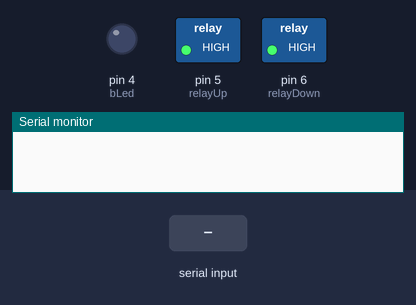
The sketch below on a simulated Arduino Uno, built with avr-gcc and run on an emulated ATmega328P. On the bench: switched loads named in the sketch (green lamp = pin HIGH), output pins drawn as LEDs (lit = HIGH), the last lines printed to the serial monitor. Inputs (shaded band) come from the test bench.

Above: at 1.2 s.
1.3 s: "m" received over the second serial link
At 2.5 s:
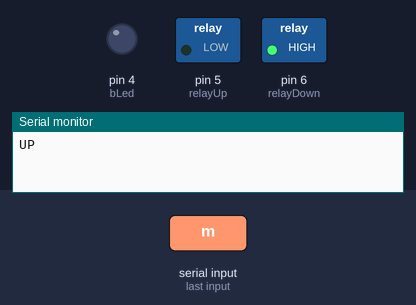
2.8 s: "d" received over the second serial link
At 3.6 s:
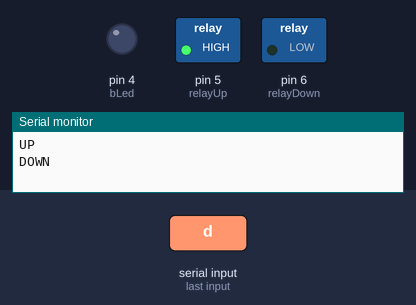
4.3 s: "s" received over the second serial link
At 4.8 s:
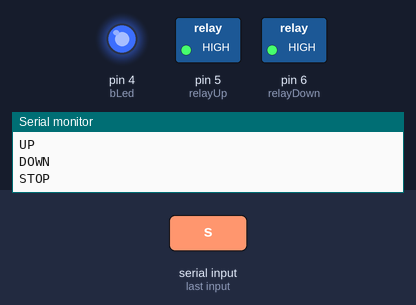
Timing chart, 0 to 7.3 s (numbered marks = the images above; inputs shaded):
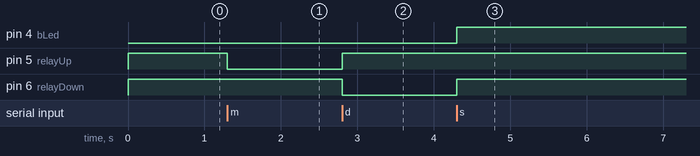

The sketch:

Final.ino
```cpp
#include <SoftwareSerial.h>
#define TX 2
#define RX 3
#define bLed 4
#define relayUp 5
#define relayDown 6
SoftwareSerial BT(TX, RX);
char textIn;

void setup() {
  //Initialize Serial Monitor
  Serial.begin(9600);
  //Initialize Bluetooth Serial Port
  BT.begin(9600);
  pinMode(bLed, OUTPUT);
  pinMode(relayDown, OUTPUT);
  pinMode(relayUp, OUTPUT);
  digitalWrite(relayUp, HIGH);
  digitalWrite(relayDown, HIGH);
}

void loop() {

  while (BT.available() == 0);
  textIn = BT.read();
  if (textIn == 'm') {
    Serial.println("UP");
    goUp();
  }
  else if (textIn == 'd') {
    Serial.println("DOWN");
    goDown();
  }
  else if (textIn == 's') {
    Serial.println("STOP");
    _stop();
  }
}

void goUp() {
  digitalWrite(relayUp, LOW);
  digitalWrite(relayDown, HIGH);
  digitalWrite(bLed, LOW);
}

void goDown(){
  digitalWrite(relayDown, LOW);
  digitalWrite(relayUp, HIGH);
  digitalWrite(bLed, LOW);
}

void _stop(){
  digitalWrite(relayDown, HIGH);
  digitalWrite(relayUp, HIGH);
  digitalWrite(bLed, HIGH);
}
```

Measured:
- after the input at 1.3 s, pin 5 (relayUp): HIGH → LOW at once
- after the input at 2.8 s, pin 5 (relayUp): LOW → HIGH at once; pin 6 (relayDown): HIGH → LOW at once
- after the input at 4.3 s, pin 4 (bLed), pin 6 (relayDown): LOW → HIGH at once
